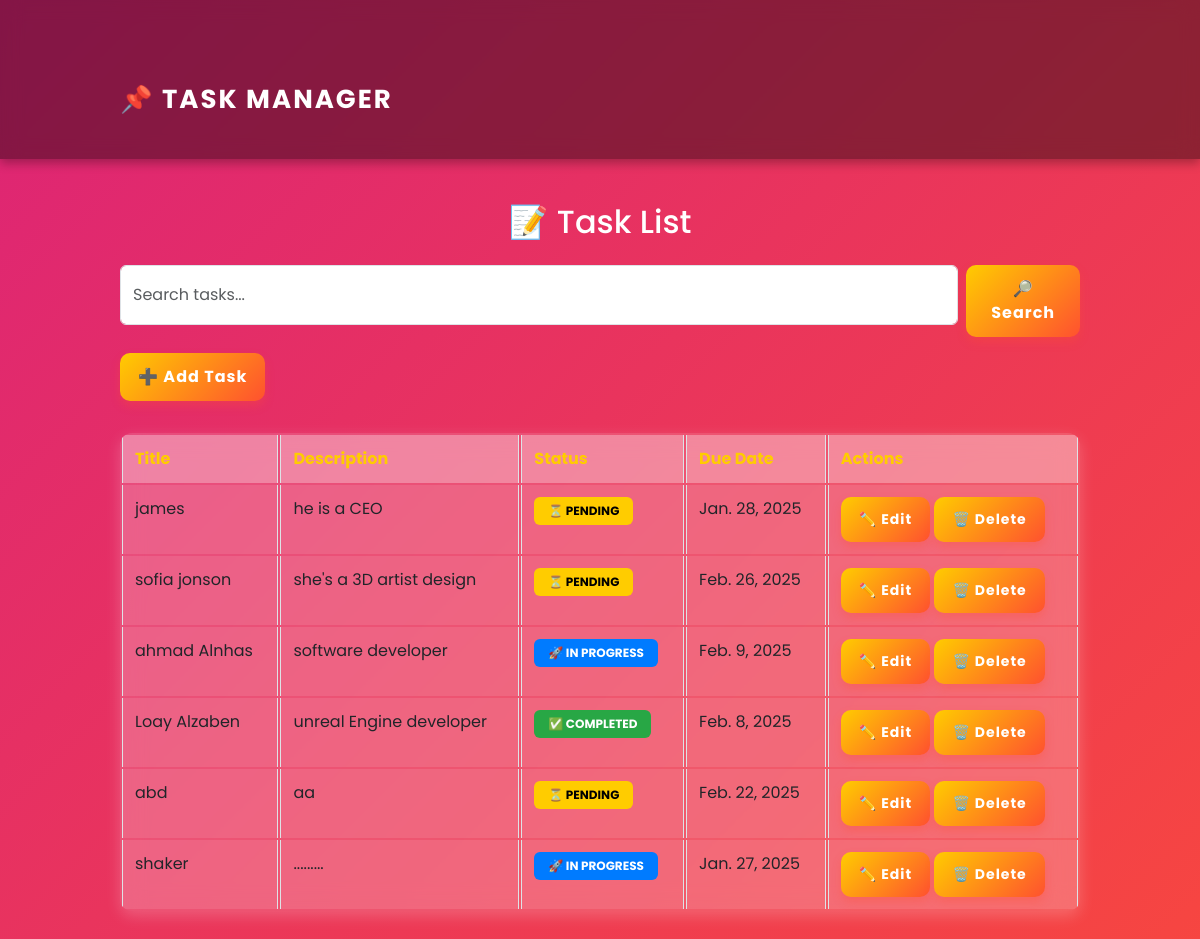
The page / on the database its author committed.
### tasks/models.py (models this page shows, shortened)
class Task(models.Model):
    STATUS_CHOICES = [
        ('Pending', 'Pending'),
        ('In Progress', 'In Progress'),
        ('Completed', 'Completed'),
    ]
    title = models.CharField(max_length=100)
    description = models.TextField(blank=True, null=True)
    status = models.CharField(max_length=20, choices=STATUS_CHOICES, default='Pending')
    created_date = models.DateTimeField(auto_now_add=True)
    due_date = models.DateField()

### tasks/views.py (the view)
# urls.py: path('', task_list, name='task_list'),
def task_list(request):
    search_query = request.GET.get('search', '')  # Get the search query from the form
    tasks = Task.objects.all()  # Get all tasks
    if search_query:
        tasks = tasks.filter(title__icontains=search_query)  # Filter tasks by title (case-insensitive)
    return render(request, 'tasks/task_list.html', {'tasks': tasks, 'search_query': search_query})  # ✅ Ensure this return statement exists

### tasks/templates/tasks/task_list.html
{% extends 'tasks/base.html' %}
{% block content %}
    <h2 class="text-center mb-4">📝 Task List</h2>
    <form method="GET" class="d-flex mb-3">
        <input type="text" name="search" class="form-control me-2" placeholder="Search tasks..." value="{{ search_query }}">
        <button type="submit" class="btn btn-primary">🔎 Search</button>
    </form>
    <a href="{% url 'task_create' %}" class="btn btn-success mb-3">➕ Add Task</a>
    <table class="table table-bordered mt-3">
        <thead>
            <tr>
                <th>Title</th>
                <th>Description</th>
                <th>Status</th>
                <th>Due Date</th>
                <th>Actions</th>
            </tr>
        </thead>
        <tbody>
            {% for task in tasks %}
                <tr>
                    <td>{{ task.title }}</td>
                    <td>{{ task.description }}</td>
                    <td>
                        {% if task.status == "Pending" %}
                            <span class="badge badge-pending">⏳ Pending</span>
                        {% elif task.status == "In Progress" %}
                            <span class="badge badge-progress">🚀 In Progress</span>
                        {% else %}
                            <span class="badge badge-completed">✅ Completed</span>
                        {% endif %}
                    </td>
                    <td>{{ task.due_date }}</td>
                    <td>
                        <a href="{% url 'task_update' task.id %}" class="btn btn-warning btn-sm">✏️ Edit</a>
                        <a href="{% url 'task_delete' task.id %}" class="btn btn-danger btn-sm">🗑️ Delete</a>
                    </td>
                </tr>
            {% empty %}
                <tr>
                    <td colspan="5" class="text-center">No tasks found.</td>
                </tr>
            {% endfor %}
        </tbody>
    </table>
{% endblock %}

### tasks/static/css/styles.css (style rules this page uses)
body { background: linear-gradient(-45deg, #6a11cb, #2575fc, #ff512f, #dd2476); background-size: 400% 400%; animation: gradientBG 15s ease infinite; font-family: 'Poppins', sans-serif; color: white; min-height: 100vh; display: flex; flex-direction: column; align-items: center; justify-content: center; overflow-x: hidden; }
.table { background: rgba(255, 255, 255, 0.15); border-radius: 12px; overflow: hidden; backdrop-filter: blur(12px); border-collapse: separate; box-shadow: 0px 5px 15px rgba(255, 255, 255, 0.2); }
.table th { background-color: rgba(255, 255, 255, 0.3); color: #ffcc00; padding: 12px; }
.table td { background-color: rgba(255, 255, 255, 0.1); padding: 12px; transition: background 0.3s; }
.btn { border-radius: 10px; transition: all 0.3s ease-in-out; font-weight: bold; padding: 12px 18px; letter-spacing: 1px; background: linear-gradient(135deg, #ffcc00, #ff512f); color: white; border: none; box-shadow: 0px 5px 10px rgba(255, 81, 47, 0.3); }
.badge { padding: 8px 14px; border-radius: 6px; font-weight: bold; text-transform: uppercase; }
.badge-pending { background-color: #ffcc00; color: black; }
.badge-progress { background-color: #007bff; color: white; }
.badge-completed { background-color: #28a745; color: white; }
form input, form select, form textarea { background: rgba(255, 255, 255, 0.2); color: white; border: none; padding: 12px; border-radius: 8px; width: 100%; margin-bottom: 12px; font-size: 16px; transition: all 0.3s; }

### rows shown on the page
Task: title "james", description "he is a CEO", status "⏳ PENDING", due_date "Jan. 28, 2025"
Task: title "sofia jonson", description "she's a 3D artist design", status "⏳ PENDING", due_date "Feb. 26, 2025"
Task: title "ahmad Alnhas", description "software developer", status "🚀 IN PROGRESS", due_date "Feb. 9, 2025"
Task: title "Loay Alzaben", description "unreal Engine developer", status "✅ COMPLETED", due_date "Feb. 8, 2025"
Task: title "abd", description "aa", status "⏳ PENDING", due_date "Feb. 22, 2025"
Task: title "shaker", description ".........", status "🚀 IN PROGRESS", due_date "Jan. 27, 2025"
